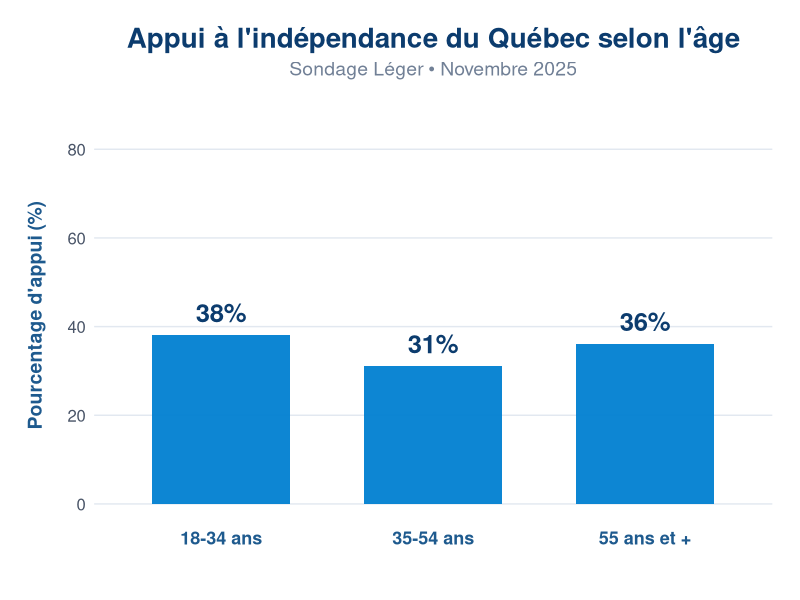
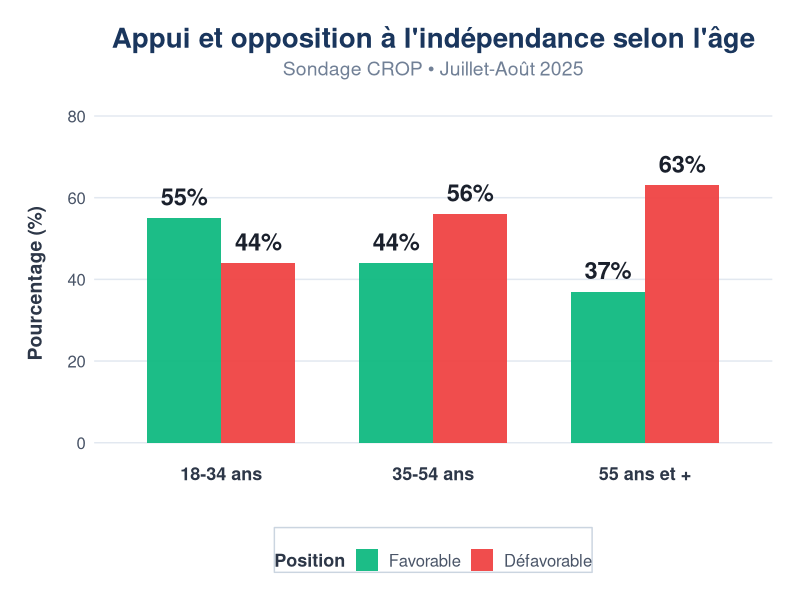
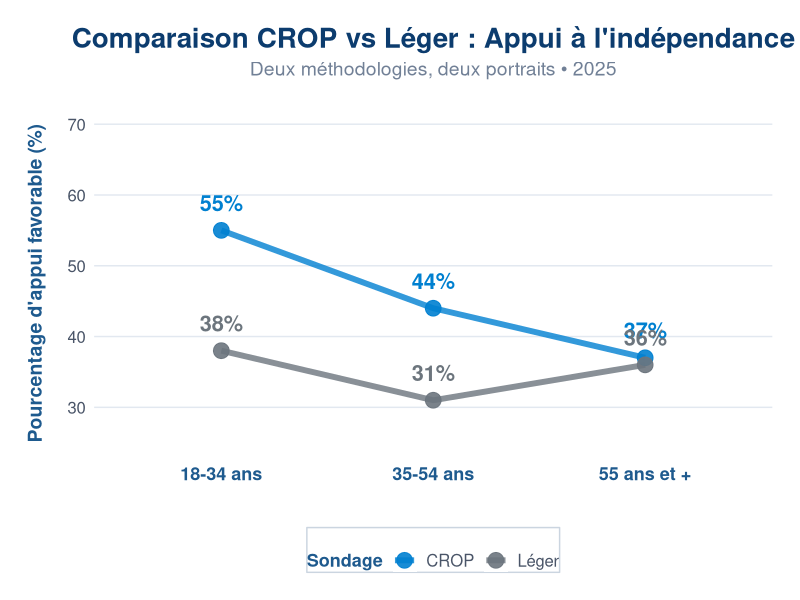

Write R code to recreate these figures, in order.
## ---- chunk 1
knitr::opts_chunk$set(echo = TRUE, warning = FALSE, message = FALSE, 
                      fig.width=10, fig.height=7, fig.align='center')

# Charger les packages
library(ggplot2)
library(dplyr)
library(tidyr)
library(kableExtra)
## ---- chunk 2
# Données CROP (juillet-août 2025)
donneesCROP <- data.frame(
  groupe_age = c("18-34 ans", "35-54 ans", "55 ans et +"),
  appui_tresfavorable = c(18, 14, 16),
  appui_favorable = c(37, 30, 21),
  appui_defavorable = c(29, 26, 22),
  appui_tresdefavorable = c(15, 30, 41)
)

# Calculer les totaux favorables et défavorables
donneesCROP <- donneesCROP %>%
  mutate(
    total_favorable = appui_tresfavorable + appui_favorable,
    total_defavorable = appui_defavorable + appui_tresdefavorable
  )

# Afficher le tableau CROP avec style
knitr::kable(donneesCROP[, c("groupe_age", "total_favorable", "total_defavorable")],
             col.names = c("Groupe d'âge", "Favorable (%)", "Défavorable (%)"),
             caption = "Tableau 1 : Appui à l'indépendance par groupe d'âge (Sondage CROP, juillet-août 2025)",
             align = 'c') %>%
  kable_styling(bootstrap_options = c("striped", "hover", "condensed"),
                full_width = FALSE,
                position = "center") %>%
  row_spec(0, bold = TRUE, color = "white", background = "#0080d0") %>%
  row_spec(1, background = "#e6f4ff")
## ---- chunk 3
# Données Léger (novembre 2025)
donneesLEGER <- data.frame(
  groupe_age = c("18-34 ans", "35-54 ans", "55 ans et +"),
  appui_pour = c(38, 31, 36),
  appui_contre = c(62, 69, 64)
)

# Afficher le tableau Léger avec style
knitr::kable(donneesLEGER,
             col.names = c("Groupe d'âge", "Pour (%)", "Contre (%)"),
             caption = "Tableau 2 : Position sur l'indépendance par groupe d'âge (Sondage Léger, novembre 2025)",
             align = 'c') %>%
  kable_styling(bootstrap_options = c("striped", "hover", "condensed"),
                full_width = FALSE,
                position = "center") %>%
  row_spec(0, bold = TRUE, color = "white", background = "#0080d0") %>%
  row_spec(2, background = "#e6f4ff")
## ---- chunk 4
ggplot(donneesLEGER, aes(x = groupe_age, y = appui_pour)) +
  geom_bar(stat = "identity", fill = "#0080d0", width = 0.65, alpha = 0.95) +
  geom_text(aes(label = paste0(appui_pour, "%")), 
            vjust = -0.7, size = 6.5, fontface = "bold", color = "#0c3c6e") +
  labs(title = "Appui à l'indépendance du Québec selon l'âge",
       subtitle = "Sondage Léger • Novembre 2025",
       x = "",
       y = "Pourcentage d'appui (%)") +
  ylim(0, 85) +
  theme_minimal(base_size = 14) +
  theme(
    plot.title = element_text(hjust = 0.5, face = "bold", size = 20, color = "#0c3c6e", margin = margin(b = 5)),
    plot.subtitle = element_text(hjust = 0.5, size = 14, color = "#718096", margin = margin(b = 20)),
    axis.text.x = element_text(size = 13, face = "bold", color = "#1e5a8e"),
    axis.text.y = element_text(size = 12, color = "#4a5568"),
    axis.title.y = element_text(size = 14, face = "bold", margin = margin(r = 15), color = "#1e5a8e"),
    panel.grid.major.x = element_blank(),
    panel.grid.minor = element_blank(),
    panel.grid.major.y = element_line(color = "#e2e8f0", size = 0.5),
    plot.margin = margin(20, 20, 20, 20),
    plot.background = element_rect(fill = "white", color = NA),
    panel.background = element_rect(fill = "white", color = NA)
  )
## ---- chunk 5
# Préparer les données pour le graphique
donnees_totaux <- donneesCROP %>%
  select(groupe_age, total_favorable, total_defavorable) %>%
  pivot_longer(cols = c(total_favorable, total_defavorable),
               names_to = "categorie",
               values_to = "pourcentage")

donnees_totaux$categorie <- factor(donnees_totaux$categorie,
                                   levels = c("total_favorable", "total_defavorable"),
                                   labels = c("Favorable", "Défavorable"))

# Créer le graphique
ggplot(donnees_totaux, aes(x = groupe_age, y = pourcentage, fill = categorie)) +
  geom_bar(stat = "identity", position = "dodge", width = 0.7, alpha = 0.95) +
  geom_text(aes(label = paste0(pourcentage, "%")), 
            position = position_dodge(width = 0.7),
            vjust = -0.7, size = 6, fontface = "bold", color = "#1a202c") +
  scale_fill_manual(values = c("Favorable" = "#10b981", 
                                "Défavorable" = "#ef4444")) +
  labs(title = "Appui et opposition à l'indépendance selon l'âge",
       subtitle = "Sondage CROP • Juillet-Août 2025",
       x = "",
       y = "Pourcentage (%)",
       fill = "Position") +
  ylim(0, 78) +
  theme_minimal(base_size = 14) +
  theme(
    plot.title = element_text(hjust = 0.5, face = "bold", size = 20, color = "#1a365d", margin = margin(b = 5)),
    plot.subtitle = element_text(hjust = 0.5, size = 14, color = "#718096", margin = margin(b = 20)),
    axis.text.x = element_text(size = 13, face = "bold", color = "#2d3748"),
    axis.text.y = element_text(size = 12, color = "#4a5568"),
    axis.title.y = element_text(size = 14, face = "bold", margin = margin(r = 15), color = "#2d3748"),
    legend.position = "bottom",
    legend.title = element_text(face = "bold", size = 13, color = "#2d3748"),
    legend.text = element_text(size = 12, color = "#4a5568"),
    legend.background = element_rect(fill = "white", color = "#cbd5e0", size = 0.5),
    legend.margin = margin(t = 15),
    panel.grid.major.x = element_blank(),
    panel.grid.minor = element_blank(),
    panel.grid.major.y = element_line(color = "#e2e8f0", size = 0.5),
    plot.margin = margin(20, 20, 20, 20),
    plot.background = element_rect(fill = "white", color = NA),
    panel.background = element_rect(fill = "white", color = NA)
  )
## ---- chunk 6
# Préparer les données pour la comparaison
comparaison <- data.frame(
  groupe_age = rep(c("18-34 ans", "35-54 ans", "55 ans et +"), 2),
  sondage = rep(c("CROP", "Léger"), each = 3),
  appui = c(donneesCROP$total_favorable, donneesLEGER$appui_pour)
)

# Créer un graphique de lignes avec points
ggplot(comparaison, aes(x = groupe_age, y = appui, group = sondage, color = sondage)) +
  geom_line(size = 2, alpha = 0.8) +
  geom_point(size = 5, alpha = 0.9) +
  geom_text(aes(label = paste0(appui, "%")), 
            vjust = -1.2, size = 5.5, fontface = "bold", show.legend = FALSE) +
  scale_color_manual(values = c("CROP" = "#0080d0", "Léger" = "#6c757d")) +
  labs(title = "Comparaison CROP vs Léger : Appui à l'indépendance",
       subtitle = "Deux méthodologies, deux portraits • 2025",
       x = "",
       y = "Pourcentage d'appui favorable (%)",
       color = "Sondage") +
  ylim(25, 70) +
  theme_minimal(base_size = 14) +
  theme(
    plot.title = element_text(hjust = 0.5, face = "bold", size = 20, color = "#0c3c6e", margin = margin(b = 5)),
    plot.subtitle = element_text(hjust = 0.5, size = 14, color = "#718096", margin = margin(b = 20)),
    axis.text.x = element_text(size = 13, face = "bold", color = "#1e5a8e"),
    axis.text.y = element_text(size = 12, color = "#4a5568"),
    axis.title.y = element_text(size = 14, face = "bold", margin = margin(r = 15), color = "#1e5a8e"),
    legend.position = "bottom",
    legend.title = element_text(face = "bold", size = 13, color = "#1e5a8e"),
    legend.text = element_text(size = 12, color = "#4a5568"),
    legend.background = element_rect(fill = "white", color = "#cbd5e0", size = 0.5),
    legend.key = element_rect(fill = "white"),
    legend.margin = margin(t = 15),
    panel.grid.major.x = element_blank(),
    panel.grid.minor = element_blank(),
    panel.grid.major.y = element_line(color = "#e2e8f0", size = 0.5),
    plot.margin = margin(20, 20, 20, 20),
    plot.background = element_rect(fill = "white", color = NA),
    panel.background = element_rect(fill = "white", color = NA)
  )
